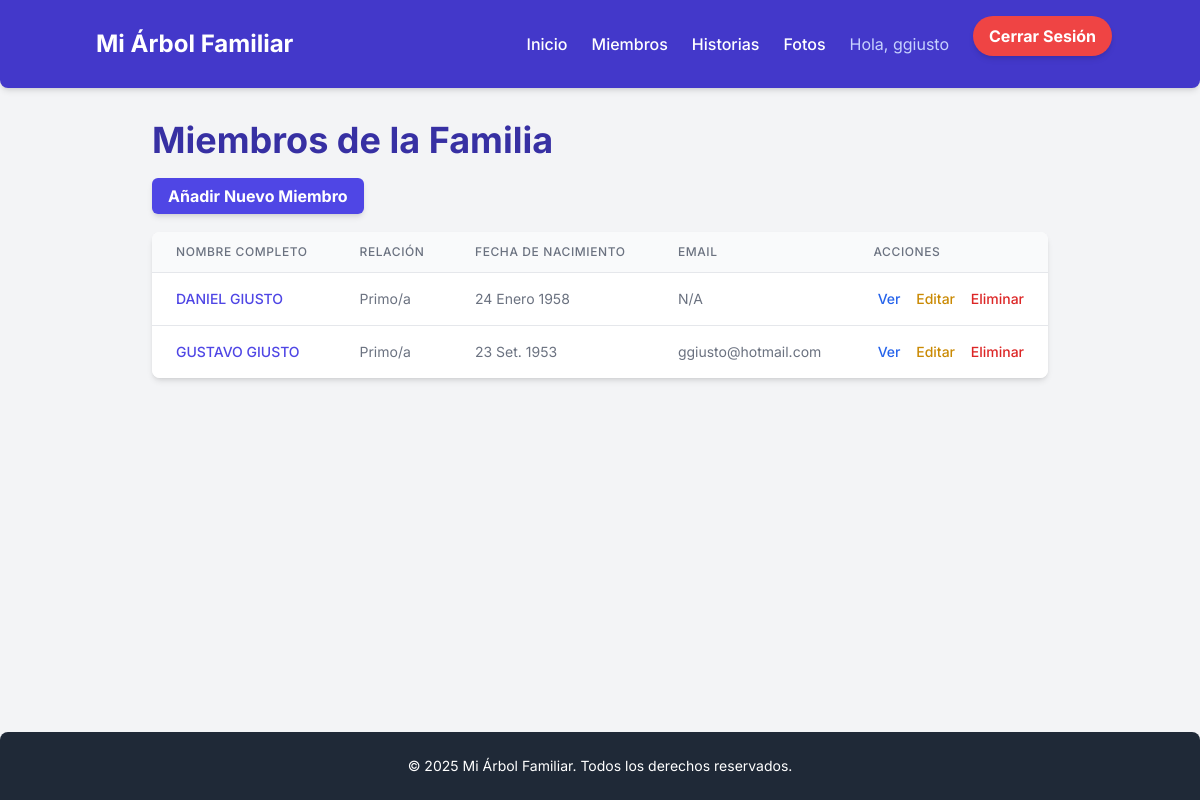
Screenshot of /members/ (signed in) with the database file from the repository.
### family_members/models.py (models this page shows, shortened)
class FamilyMember(models.Model):
    first_name = models.CharField(max_length=100, verbose_name="Nombre")
    last_name = models.CharField(max_length=100, verbose_name="Apellido")
    relationship_choices = [
        ('PADRE', 'Padre'), ('MADRE', 'Madre'), ('HIJO', 'Hijo/a'),
        ('HERMANO', 'Hermano/a'), ('ABUELO', 'Abuelo/a'), ('TIO', 'Tío/a'),
        ('PRIMO', 'Primo/a'), ('OTRO', 'Otro'),
    ]
    relationship = models.CharField(
        max_length=20, choices=relationship_choices, default='OTRO', verbose_name="Relación"
    )
    birth_date = models.DateField(blank=True, null=True, verbose_name="Fecha de Nacimiento")
    email = models.EmailField(blank=True, null=True, verbose_name="Email")
    phone_number = models.CharField(max_length=20, blank=True, null=True, verbose_name="Número de Teléfono")
    address = models.TextField(blank=True, null=True, verbose_name="Dirección")
    class Meta:
        verbose_name = "Miembro de la Familia"
        verbose_name_plural = "Miembros de la Familia"
        ordering = ['last_name', 'first_name']

### family_members/views.py (the view)
# urls.py: path('', views.member_list, name='member_list'),
@login_required # Solo usuarios logueados pueden acceder a esta vista
def member_list(request):
    members = FamilyMember.objects.all()
    context = {'members': members, 'title': 'Lista de Miembros de la Familia'}
    return render(request, 'family_members/member_list.html', context)

### family_members/templates/family_members/member_list.html (shortened to what this page needs)
{% extends 'base.html' %}
{% block page_title %}Miembros de la Familia{% endblock %}
{% block content %}
    <div class="mb-6">
        <a href="{% url 'member_create' %}" class="bg-indigo-600 hover:bg-indigo-700 text-white font-bold py-2 px-4 rounded-md shadow-md transition duration-300">
            Añadir Nuevo Miembro
        </a>
    </div>
    {% if members %}
        <div class="bg-white shadow-md rounded-lg overflow-hidden">
            <table class="min-w-full divide-y divide-gray-200">
                <thead class="bg-gray-50">
                    <tr>
                        <th scope="col" class="px-6 py-3 text-left text-xs font-medium text-gray-500 uppercase tracking-wider">Nombre Completo</th>
                        <th scope="col" class="px-6 py-3 text-left text-xs font-medium text-gray-500 uppercase tracking-wider">Relación</th>
                        <th scope="col" class="px-6 py-3 text-left text-xs font-medium text-gray-500 uppercase tracking-wider">Fecha de Nacimiento</th>
                        <th scope="col" class="px-6 py-3 text-left text-xs font-medium text-gray-500 uppercase tracking-wider">Email</th>
                        <th scope="col" class="px-6 py-3 text-left text-xs font-medium text-gray-500 uppercase tracking-wider">Acciones</th>
                    </tr>
                </thead>
                <tbody class="bg-white divide-y divide-gray-200">
                    {% for member in members %}
                        <tr>
                            <td class="px-6 py-4 whitespace-nowrap text-sm font-medium text-gray-900">
                                <a href="{% url 'member_detail' pk=member.pk %}" class="text-indigo-600 hover:text-indigo-900">{{ member.first_name }} {{ member.last_name }}</a>
                            </td>
                            <td class="px-6 py-4 whitespace-nowrap text-sm text-gray-500">{{ member.get_relationship_display }}</td>
                            <td class="px-6 py-4 whitespace-nowrap text-sm text-gray-500">{{ member.birth_date|default_if_none:"N/A" }}</td>
                            <td class="px-6 py-4 whitespace-nowrap text-sm text-gray-500">{{ member.email|default_if_none:"N/A" }}</td>
                            <td class="px-6 py-4 whitespace-nowrap text-right text-sm font-medium">
                                <a href="{% url 'member_detail' pk=member.pk %}" class="text-blue-600 hover:text-blue-900 mr-3">Ver</a>
                                <a href="{% url 'member_update' pk=member.pk %}" class="text-yellow-600 hover:text-yellow-900 mr-3">Editar</a>
                                <a href="{% url 'member_delete' pk=member.pk %}" class="text-red-600 hover:text-red-900">Eliminar</a>
                            </td>
                        </tr>
                    {% endfor %}
                </tbody>
            </table>
        </div>
    {% else %}
        <p class="text-gray-600">No hay miembros de la familia registrados todavía. ¡Añade uno!</p>
    {% endif %}
{% endblock %}

### templates/base.html (shortened to what this page needs)
<html lang="es">
<head>
    <script src="https://cdn.tailwindcss.com"></script>
</head>
<body class="font-sans bg-gray-100 text-gray-800 antialiased min-h-screen flex flex-col">
    <header class="bg-indigo-700 text-white shadow-md py-4 px-6 md:px-10 lg:px-16 rounded-b-lg">
        <nav class="container mx-auto flex justify-between items-center">
            <a href="{% url 'home' %}" class="text-2xl font-bold rounded-md p-2 hover:bg-indigo-600 transition duration-300">
                Mi Árbol Familiar
            </a>
            <div class="flex items-center space-x-6">
                <a href="{% url 'home' %}" class="font-medium hover:text-indigo-200 transition duration-300">Inicio</a>
                <a href="{% url 'member_list' %}" class="font-medium hover:text-indigo-200 transition duration-300">Miembros</a>
                <a href="{% url 'story_list' %}" class="font-medium hover:text-indigo-200 transition duration-300">Historias</a>
                <a href="{% url 'photo_list' %}" class="font-medium hover:text-indigo-200 transition duration-300">Fotos</a>
                {% if user.is_authenticated %}
                    <span class="text-indigo-200">Hola, {{ user.username }}</span>
                    <form action="{% url 'logout' %}" method="post" class="inline">
                        <button type="submit" class="bg-red-500 hover:bg-red-600 text-white font-bold py-2 px-4 rounded-full shadow-md transition duration-300">
                            Cerrar Sesión
                        </button>
                    </form>
                {% endif %}
            </div>
        </nav>
    </header>
    <main class="flex-grow container mx-auto px-6 md:px-10 lg:px-16 py-8">
        <h1 class="text-3xl md:text-4xl font-bold text-indigo-800 mb-6">{% block page_title %}{% endblock %}</h1>
        {% block content %}
        {% endblock %}
    </main>
    <footer class="bg-gray-800 text-white py-6 px-6 md:px-10 lg:px-16 mt-auto rounded-t-lg">
        <div class="container mx-auto text-center text-sm">
            <p>&copy; 2025 Mi Árbol Familiar. Todos los derechos reservados.</p>
        </div>
    </footer>
</body>
</html>

### rows the page displays
FamilyMember: first_name "DANIEL", last_name "GIUSTO", relationship "Primo/a", birth_date "24 Enero 1958", email "N/A"
FamilyMember: first_name "GUSTAVO", last_name "GIUSTO", relationship "Primo/a", birth_date "23 Set. 1953", email "ggiusto@hotmail.com"

### other values shown
{{ user.username }} "ggiusto"
